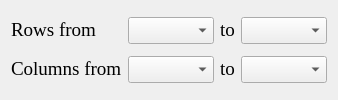
             <widget class="QWidget" name="tab_8">
              <attribute name="title">
               <string>Data Values</string>
              </attribute>
              <layout class="QGridLayout" name="gridLayout_4">
               <item row="1" column="2">
                <widget class="QLabel" name="label_Datarowto">
                 <property name="sizePolicy">
                  <sizepolicy hsizetype="Fixed" vsizetype="Preferred">
                   <horstretch>0</horstretch>
                   <verstretch>0</verstretch>
                  </sizepolicy>
                 </property>
                 <property name="font">
                  <font>
                   <family>Times New Roman</family>
                   <pointsize>14</pointsize>
                  </font>
                 </property>
                 <property name="text">
                  <string>&lt;html&gt;&lt;head/&gt;&lt;body&gt;&lt;p&gt;to&lt;/p&gt;&lt;/body&gt;&lt;/html&gt;</string>
                 </property>
                </widget>
               </item>
               <item row="2" column="2">
                <widget class="QLabel" name="label_Datacolto">
                 <property name="sizePolicy">
                  <sizepolicy hsizetype="Fixed" vsizetype="Preferred">
                   <horstretch>0</horstretch>
                   <verstretch>0</verstretch>
                  </sizepolicy>
                 </property>
                 <property name="font">
                  <font>
                   <family>Times New Roman</family>
                   <pointsize>14</pointsize>
                  </font>
                 </property>
                 <property name="text">
                  <string>&lt;html&gt;&lt;head/&gt;&lt;body&gt;&lt;p&gt;to&lt;/p&gt;&lt;/body&gt;&lt;/html&gt;</string>
                 </property>
                </widget>
               </item>
               <item row="1" column="0">
                <widget class="QLabel" name="label_Datarows">
                 <property name="sizePolicy">
                  <sizepolicy hsizetype="Fixed" vsizetype="Fixed">
                   <horstretch>0</horstretch>
                   <verstretch>0</verstretch>
                  </sizepolicy>
                 </property>
                 <property name="font">
                  <font>
                   <family>Times New Roman</family>
                   <pointsize>14</pointsize>
                  </font>
                 </property>
                 <property name="text">
                  <string>&lt;html&gt;&lt;head/&gt;&lt;body&gt;&lt;p&gt;Rows from&lt;/p&gt;&lt;/body&gt;&lt;/html&gt;</string>
                 </property>
                </widget>
               </item>
               <item row="1" column="1">
                <widget class="QComboBox" name="combo_Datarowfrom">
                 <property name="sizePolicy">
                  <sizepolicy hsizetype="Expanding" vsizetype="Fixed">
                   <horstretch>0</horstretch>
                   <verstretch>0</verstretch>
                  </sizepolicy>
                 </property>
                 <property name="font">
                  <font>
                   <family>Times New Roman</family>
                   <pointsize>12</pointsize>
                  </font>
                 </property>
                </widget>
               </item>
               <item row="2" column="1">
                <widget class="QComboBox" name="combo_Datacolfrom">
                 <property name="sizePolicy">
                  <sizepolicy hsizetype="Expanding" vsizetype="Fixed">
                   <horstretch>0</horstretch>
                   <verstretch>0</verstretch>
                  </sizepolicy>
                 </property>
                 <property name="font">
                  <font>
                   <family>Times New Roman</family>
                   <pointsize>12</pointsize>
                  </font>
                 </property>
                </widget>
               </item>
               <item row="1" column="3">
                <widget class="QComboBox" name="combo_Datarowto">
                 <property name="sizePolicy">
                  <sizepolicy hsizetype="Expanding" vsizetype="Fixed">
                   <horstretch>0</horstretch>
                   <verstretch>0</verstretch>
                  </sizepolicy>
                 </property>
                 <property name="font">
                  <font>
                   <family>Times New Roman</family>
                   <pointsize>12</pointsize>
                  </font>
                 </property>
                </widget>
               </item>
               <item row="2" column="3">
                <widget class="QComboBox" name="combo_Datacolto">
                 <property name="sizePolicy">
                  <sizepolicy hsizetype="Expanding" vsizetype="Fixed">
                   <horstretch>0</horstretch>
                   <verstretch>0</verstretch>
                  </sizepolicy>
                 </property>
                 <property name="font">
                  <font>
                   <family>Times New Roman</family>
                   <pointsize>12</pointsize>
                  </font>
                 </property>
                </widget>
               </item>
               <item row="2" column="0">
                <widget class="QLabel" name="label_Datacols">
                 <property name="sizePolicy">
                  <sizepolicy hsizetype="Fixed" vsizetype="Fixed">
                   <horstretch>0</horstretch>
                   <verstretch>0</verstretch>
                  </sizepolicy>
                 </property>
                 <property name="font">
                  <font>
                   <family>Times New Roman</family>
                   <pointsize>14</pointsize>
                  </font>
                 </property>
                 <property name="text">
                  <string>&lt;html&gt;&lt;head/&gt;&lt;body&gt;&lt;p&gt;Columns from&lt;/p&gt;&lt;/body&gt;&lt;/html&gt;</string>
                 </property>
                </widget>
               </item>
              </layout>
             </widget>
